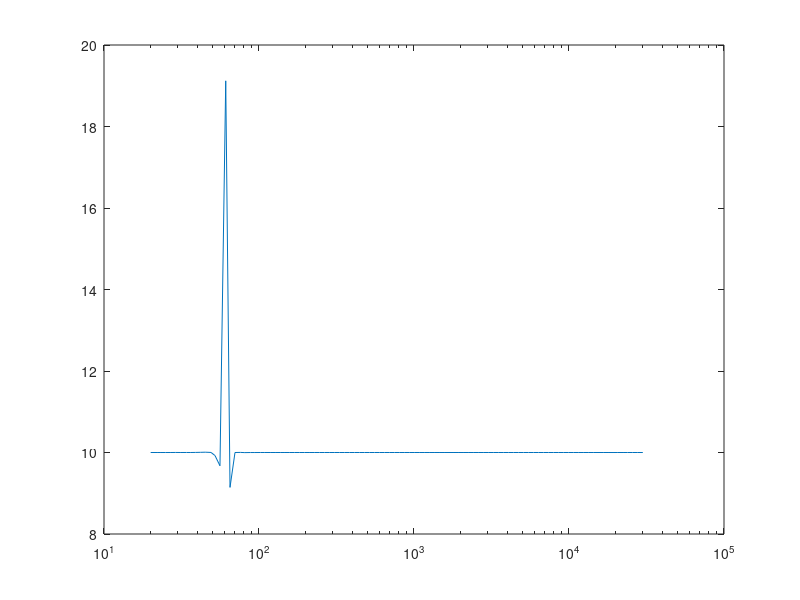

Write MATLAB code to recreate this figure.
Fs = 5000000;
Ts = 1/Fs;
NUM_FREQS = 100;
AMPLITUDE = 10;
NOISE_AMPLITUDE = 10;
NOISE_FREQUENCY = 60;
potential_freqs = logspace(log10(20), log10(30000), NUM_FREQS);

frequencies = Fs./ceil(Fs./round(potential_freqs));
% frequencies = potential_freqs;

% min_num_samples = 4;
min_num_samples = ceil(6*1/frequencies(1)/Ts);
min_num_samples = min_num_samples + rem(min_num_samples, 2);

% multiple = num_samples*Ts*hunted_freq
amp_out = zeros(1, NUM_FREQS);
errors = zeros(1, NUM_FREQS);
for i = 1:NUM_FREQS
    hunted_freq = frequencies(i);
    
    potential_num_samples = min_num_samples:2:(min_num_samples + 1/hunted_freq/Ts);
    integer_part = floor(potential_num_samples*Ts*hunted_freq);
    fractional_part = potential_num_samples*Ts*hunted_freq - integer_part;
    [val, num_samples_index] = min(fractional_part);
    num_samples = potential_num_samples(num_samples_index);
    
%     num_samples = min_num_samples;
    
    t = 0:Ts:Ts*(num_samples-1);
    L = length(t);
    x = AMPLITUDE*sin(2*pi*hunted_freq*t + 1);
    n = NOISE_AMPLITUDE*sin(2*pi*NOISE_FREQUENCY*t + pi/2);
    
    x = x + n;

%     w = rectwin(L);
    w = blackman(L);
%     w = blackmanharris(L);
%     w = flattopwin(L);
%     n = 2^nextpow2(length(x));
    Y = fft(x.*w');
    n = num_samples;
%     Y = fft(x,n);
    % n = length(Y);
    P2 = abs(Y/n/mean(w));
    P1 = P2(1:(n/2+1));
    P1(2:end-1) = 2*P1(2:end-1);
    f = Fs*(0:(n/2))/n;

    expected_f = find(f >= hunted_freq, 1);  

%     a = P1(expected_f-1); 
%     b = P1(expected_f); 
%     c = P1(expected_f+1);
%     p = (a - c)/(a - 2*b + c)/2;
    amplitude = max(P1(expected_f-1:expected_f+1));
%     max_amplitude = a - p*(a-c)/4;
%     estimated_location = f(expected_f) + p*Fs/n;
%     disp([hunted_freq estimated_location])
    amp_out(i) = amplitude;
    errors(i) = abs(AMPLITUDE - amplitude)/AMPLITUDE;
    

%     subplot(2,1,1);
%     plot(t, x);
%     subplot(2,1,2);
%     semilogx(f, P1);
end

figure;
% subplot(2,1,1);
% plot(t, x);
% subplot(2,1,2);
semilogx(frequencies, amp_out);

closest = find(abs(NOISE_FREQUENCY - frequencies) == min(abs(NOISE_FREQUENCY - frequencies)));
errors(closest)=[];
average_error = mean(errors)*100
worst_case_error = max(errors)*100
